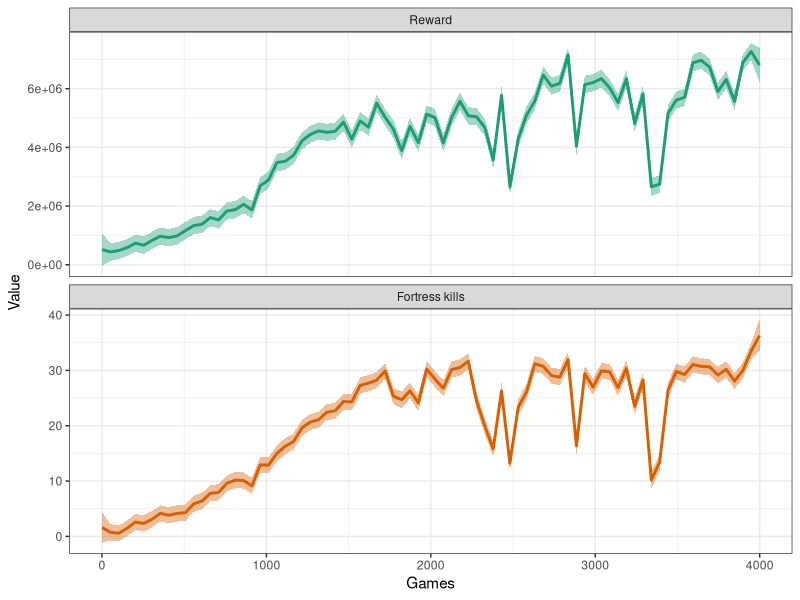
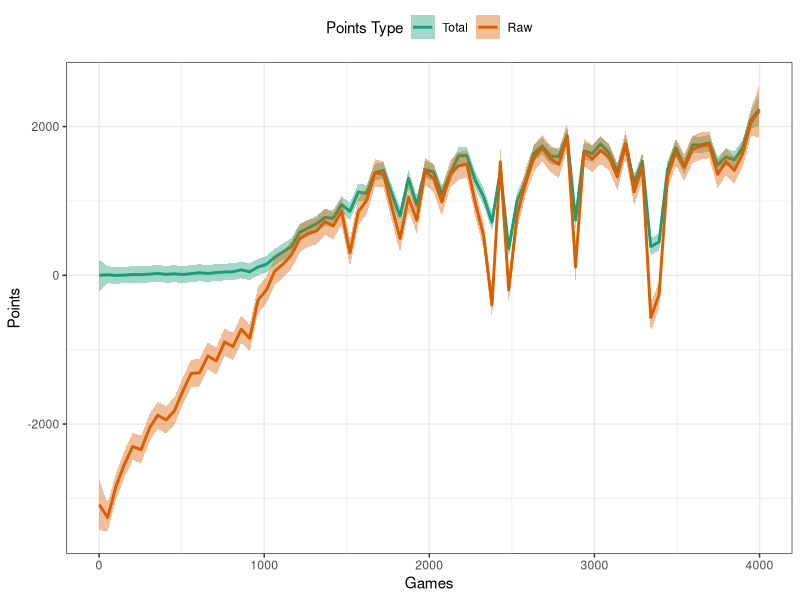
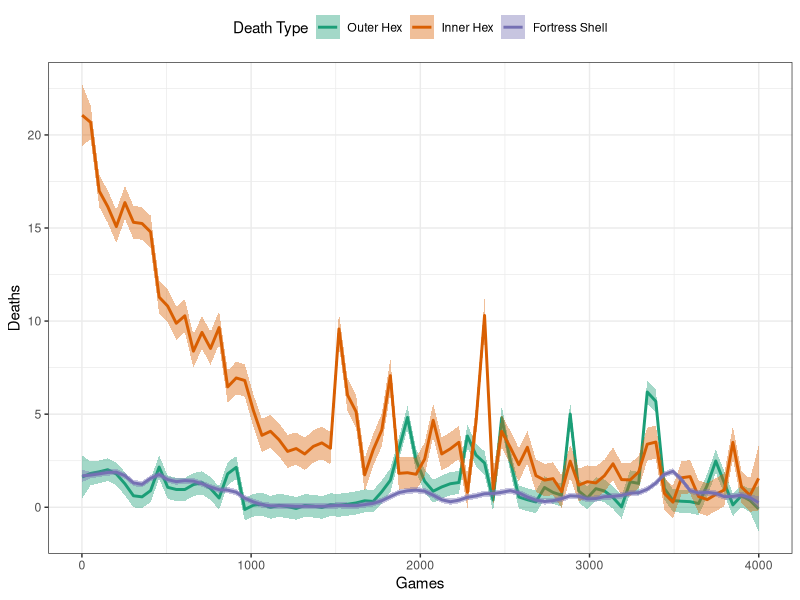
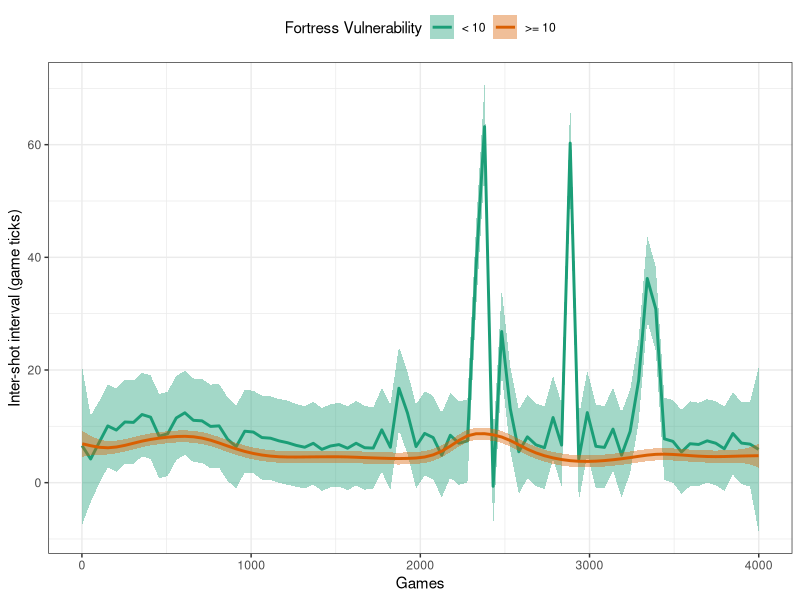
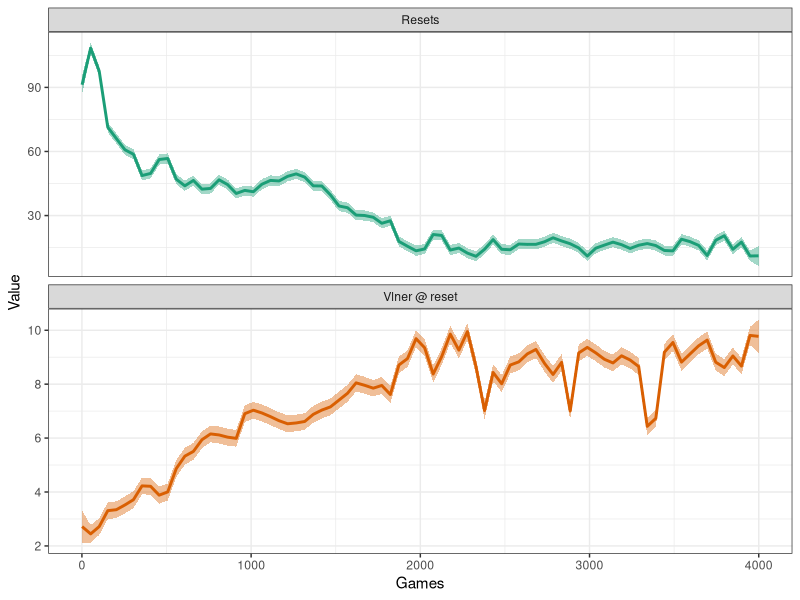

R code for these plots, in order:
## ---- chunk 1
setwd("C:/Users/Ryan/workspace/DeepSF")

require(data.table)
require(ggplot2)

d = fread("onr/dqn_autoturn_sf_log-long.tsv", header=T)
## ---- chunk 2
.d = melt(d[,.SD,.SDcols=c("episode","episode_reward","fortress_kills")],id.vars="episode")
.d[,variable:=factor(variable,levels=c("episode_reward","fortress_kills"),labels=c("Reward","Fortress kills"))]
print(
  p <- ggplot(.d,aes(x=episode,y=value,group=variable,color=variable,fill=variable)) + 
    geom_smooth(method = "gam", formula = y ~ s(x, k = 100)) + 
    facet_wrap(~variable,scales="free_y",ncol=1) +
    xlab("Games") +
    ylab("Value") +
    theme_bw() +
    scale_color_brewer("Measure",palette="Dark2",guide=FALSE) +
    scale_fill_brewer("Measure",palette="Dark2",guide=FALSE)
)
## ---- chunk 3
.d = melt(d[,.SD,.SDcols=c("episode","total","raw_pnts")],id.vars="episode")
.d[,variable:=factor(variable,levels=c("total","raw_pnts"),labels=c("Total", "Raw"))]
print(
  p <- ggplot(.d,aes(x=episode,y=value,group=variable,color=variable,fill=variable)) + 
    geom_smooth(method = "gam", formula = y ~ s(x, k = 100)) + 
    xlab("Games") +
    ylab("Points") +
    theme_bw() +
    scale_color_brewer("Points Type",palette="Dark2") +
    scale_fill_brewer("Points Type",palette="Dark2") +
    theme(legend.position="top")
)
## ---- chunk 4
.d = melt(d[,.SD,.SDcols=c("episode","outer_deaths","inner_deaths","shell_deaths")],id.vars="episode")
.d[,variable:=factor(variable,levels=c("outer_deaths","inner_deaths","shell_deaths"),labels=c("Outer Hex","Inner Hex", "Fortress Shell"))]
print(
  p <- ggplot(.d,aes(x=episode,y=value,group=variable,color=variable,fill=variable)) + 
    geom_smooth(method = "gam", formula = y ~ s(x, k = 100)) + 
    xlab("Games") +
    ylab("Deaths") +
    theme_bw() +
    scale_color_brewer("Death Type",palette="Dark2") +
    scale_fill_brewer("Death Type",palette="Dark2") +
    theme(legend.position="top")
)
## ---- chunk 5
.d = melt(d[,.SD,.SDcols=c("episode","isi_pre","isi_post")],id.vars="episode")
.d[,variable:=factor(variable,levels=c("isi_pre","isi_post"),labels=c("< 10",">= 10"))]
print(
  p <- ggplot(.d,aes(x=episode,y=value,group=variable,color=variable,fill=variable)) + 
    geom_smooth(method = "gam", formula = y ~ s(x, k = 100)) + 
    xlab("Games") +
    ylab("Inter-shot interval (game ticks)") +
    theme_bw() +
    scale_color_brewer("Fortress Vulnerability",palette="Dark2") +
    scale_fill_brewer("Fortress Vulnerability",palette="Dark2") +
    theme(legend.position="top")
)
## ---- chunk 6
.d = melt(d[,.SD,.SDcols=c("episode","resets","reset_vlners")],id.vars="episode")
.d[,variable:=factor(variable,levels=c("resets","reset_vlners"),labels=c("Resets","Vlner @ reset"))]
print(
  p <- ggplot(.d,aes(x=episode,y=value,group=variable,color=variable,fill=variable)) + 
    geom_smooth(method = "gam", formula = y ~ s(x, k = 100)) + 
    facet_wrap(~variable,scales="free_y",ncol=1) +
    xlab("Games") +
    ylab("Value") +
    theme_bw() +
    scale_color_brewer("Measure",palette="Dark2",guide=FALSE) +
    scale_fill_brewer("Measure",palette="Dark2",guide=FALSE)
)
